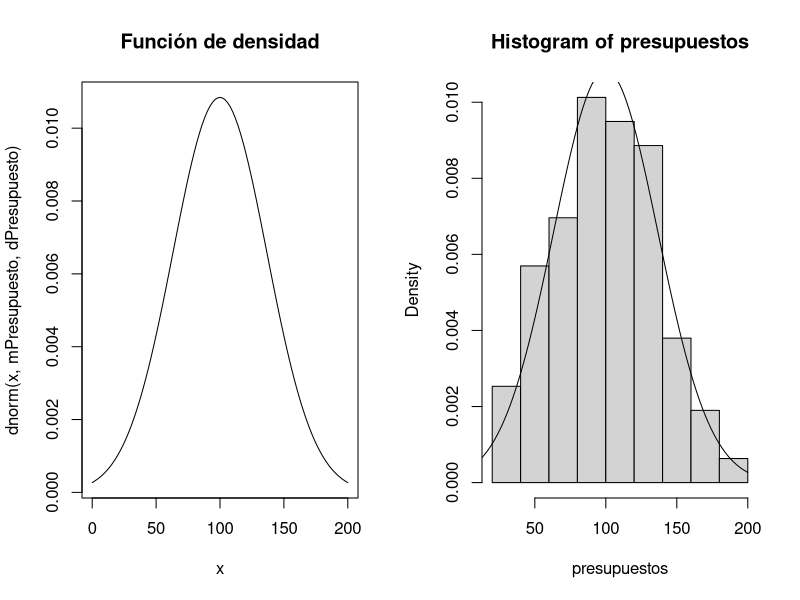
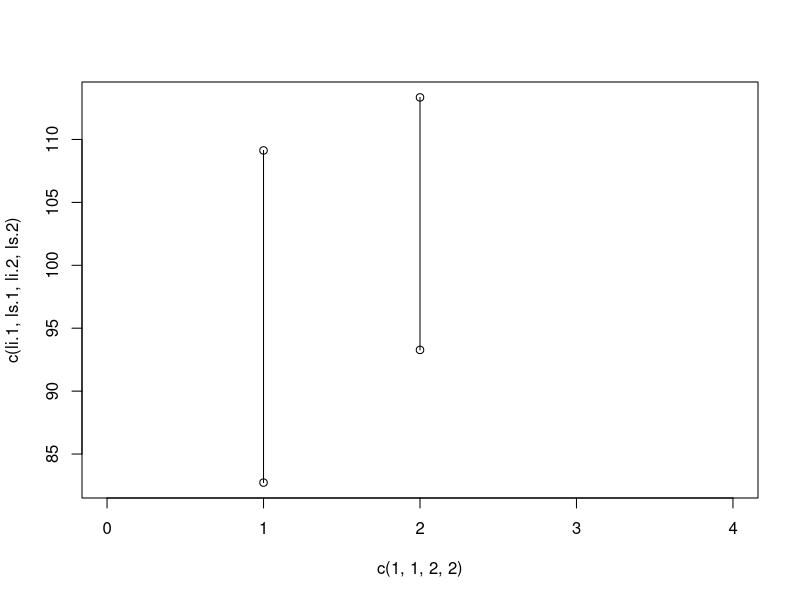

These figures' R source, in order:
setwd("/home/s3rzh/Escritorio/GISI-UAH/estadistica/examenes/ultimoExamen")
getwd()
yaccelga <- na.omit(read.csv2("./datos.csv"))
yaccelga <- yaccelga[-2, ]
head(yaccelga)

########################################################################################
zonas <- yaccelga$ZONA
total <- length(zonas)
zonaNorte <- length(zonas[zonas == "Norte"])

n <- 20
p <- zonaNorte / total

# a

dbinom(10, n, p)

# b

pbinom(15, n, p) - pbinom(5, n, p)

########################################################################
options(scipen = 100)
lambdaGoles <- round(mean(yaccelga$GOLES)) # lo he redondeado :)

# a
dpois(30, lambdaGoles)

# b
1 - ppois(50, lambdaGoles)

###########################################################################

presupuestos <- yaccelga$PRESUPUESTO
mPresupuesto <- mean(presupuestos)
dPresupuesto <- sd(presupuestos)

# a

probabilidad20y50m <- pnorm(50, mPresupuesto, dPresupuesto) - pnorm(20, mPresupuesto, dPresupuesto)

# b

par(mfrow=c(1,2))
curve(dnorm(x, mPresupuesto, dPresupuesto), 0, 200, main="Función de densidad")

hist(presupuestos, freq=FALSE)
curve(dnorm(x, mPresupuesto, dPresupuesto), 0, 200, add = TRUE, main = "Presupuestos")
# Sí son similares.
par(mfrow=c(1,1))


##############################################################################33

ic.media = function(muestra, nivel.confianza) {
  alfa=1-nivel.confianza
  n=length(muestra)
  s=sd(muestra)
  m=mean(muestra)
  if (n>=30) #Muestra grande
  {
    z=qnorm(1-alfa/2,0,1)
    li=m-z*(s/sqrt(n))
    ls=m+z*(s/sqrt(n))
  }
  else #Muestra pequeña
  {
    t=qt(1-alfa/2,n-1)
    li=m-t*(s/sqrt(n))
    ls=m+t*(s/sqrt(n))
  }
  c(li,ls)
}

# a
ic.media(presupuestos, 0.95)

#############################################################################

ic.proporcion = function(ng, n, nivel.confianza) {
  alfa=1-nivel.confianza
  p=ng/n
  z=qnorm(1-alfa/2,0,1)
  li=p-z*sqrt(p*(1-p)/n)
  ls=p+z*sqrt(p*(1-p)/n)
  c(li,ls)
}
nZonas <- length(zonas)

# a
ic.proporcion(zonaNorte, nZonas, 0.95)


# b
n300 <- 300
round(108 * ic.proporcion(zonaNorte, n300, 0.95))

#############################################################################

ic.dif.medias = function(muestra1, muestra2, nivel.confianza, pareados=FALSE) {
  alfa=1-nivel.confianza
  if (pareados==FALSE)
  {
    n1=length(muestra1)
    n2=length(muestra2)
    m1=mean(muestra1)
    m2=mean(muestra2)
    s1=sd(muestra1)
    s2=sd(muestra2)
    if ((n1>=30)&(n2>=30))
    {
      z=qnorm(1-alfa/2,0,1)
      li=m1-m2-z*sqrt((s1^2/n1)+(s2^2/n2))
      ls=m1-m2+ z*sqrt((s1^2/n1)+(s2^2/n2))
    }
    else
    {
      #f = aproximación de Welch
      f=((((s1^2/n1)+(s2^2/n2))^2)/((s1^2/n1)^2/(n1+1)+(s2^2/n2)^2/(n2+1)))-2
      t=qt(1-alfa/2,f)
      li=m1-m2-t*sqrt((s1^2/n1)+(s2^2/n2))
      ls=m1-m2+ t*sqrt((s1^2/n1)+(s2^2/n2))
    }
  }
  else
  {
    d=muestra1-muestra2
    m=mean(d)
    s=sd(d)
    n=length(d)
    if (n>=30)
    {
      z=qnorm(1-alfa/2,0,1)
      li=m-z*(s/sqrt(n))
      ls=m+z*(s/sqrt(n))
    }
    else
    {
      t=qt(1-alfa/2,n-1)
      li=m-t*(s/sqrt(n))
      ls=m+t*(s/sqrt(n))
    }
  }
  c(li,ls)
}

presupuestoSur <- yaccelga[yaccelga$ZONA == 'Sur', ]$PRESUPUESTO
presupuestoNorte <- yaccelga[yaccelga$ZONA == 'Norte', ]$PRESUPUESTO

ic.dif.medias(presupuestoSur, presupuestoNorte, 0.95)

# b

ic.1=ic.media(presupuestoSur, 0.95)
li.1=ic.1[1]
ls.1=ic.1[2]
ic.2=ic.media(presupuestoNorte,0.95)
li.2=ic.2[1]
ls.2=ic.2[2]
plot(c(1,1,2,2),c(li.1,ls.1,li.2,ls.2), xlim = c(0,4))
lines(c(1,1),c(li.1,ls.1))
lines(c(2,2),c(li.2,ls.2))
# No, no existe una diferencia significativa porque no se colapsan